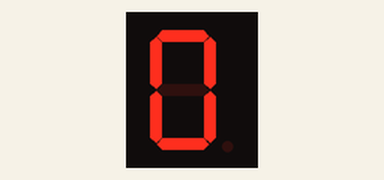
The sketch below on a simulated Arduino Uno, built with avr-gcc and run on an emulated ATmega328P. Parts: 1-digit seven-segment display. Wiring (inferred from the names in the program): 1-digit 7-segment display, segments lit when LOW: segments pin 2, pin 3, pin 4, pin 5, pin 6, pin 7, pin 8, pin 9. The segment pins are drawn as the display they are named for.

Above: at 0.1 s.
At 1.1 s:
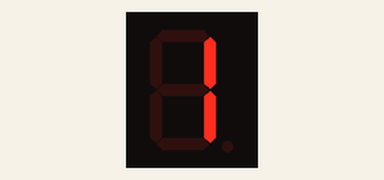
At 2.1 s:
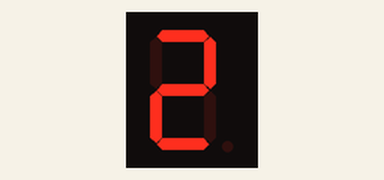
At 4.1 s:
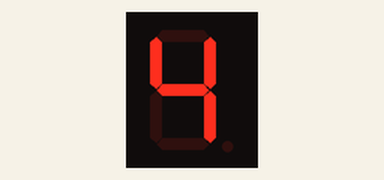
At 6.1 s:
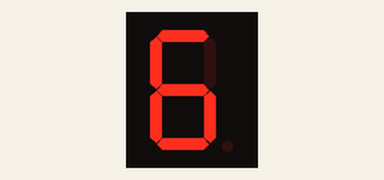
At 9.1 s:
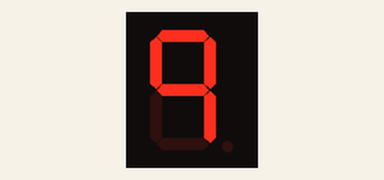

Measured:
- by itself, everything shown: repeats every 10.0 s, in 10 steps
- what the display in image 1 shows lasts 1.0 s, from 1.0 s to 2.0 s

The sketch:

_7Segment_LED2.ino
```cpp
int ON = LOW; // common anode 방식으로 LOW를 출력할 때 켜짐
int OFF = HIGH;
// 0에서 9까지 숫자 표시를 위한 세그먼트 a, b, c, d, e, f, g, dp의 점멸 패턴
byte digits_data[10]
= {0xFC, 0x60, 0xDA, 0xF2, 0x66, 0xB6, 0xBE, 0xE4, 0xFE, 0xE6};
int pins[] = {2, 3, 4, 5, 6, 7, 8, 9}; // 아두이노 연결 핀

void setup() {
  for(int i = 0; i < 8; i++) {
    pinMode(pins[i], OUTPUT);
  }
}

void loop() {
  for(int i = 0; i <= 9; i++) {
    for(int j = 0; j < 8; j++)  {
      byte segment_data = (digits_data[i] & (0x01 << j)) >> j;
      if(segment_data == 1)
          digitalWrite(pins[7 - j], ON);
      else
        digitalWrite(pins[7 - j], OFF);
     }
     delay(1000);
  }
}
```
